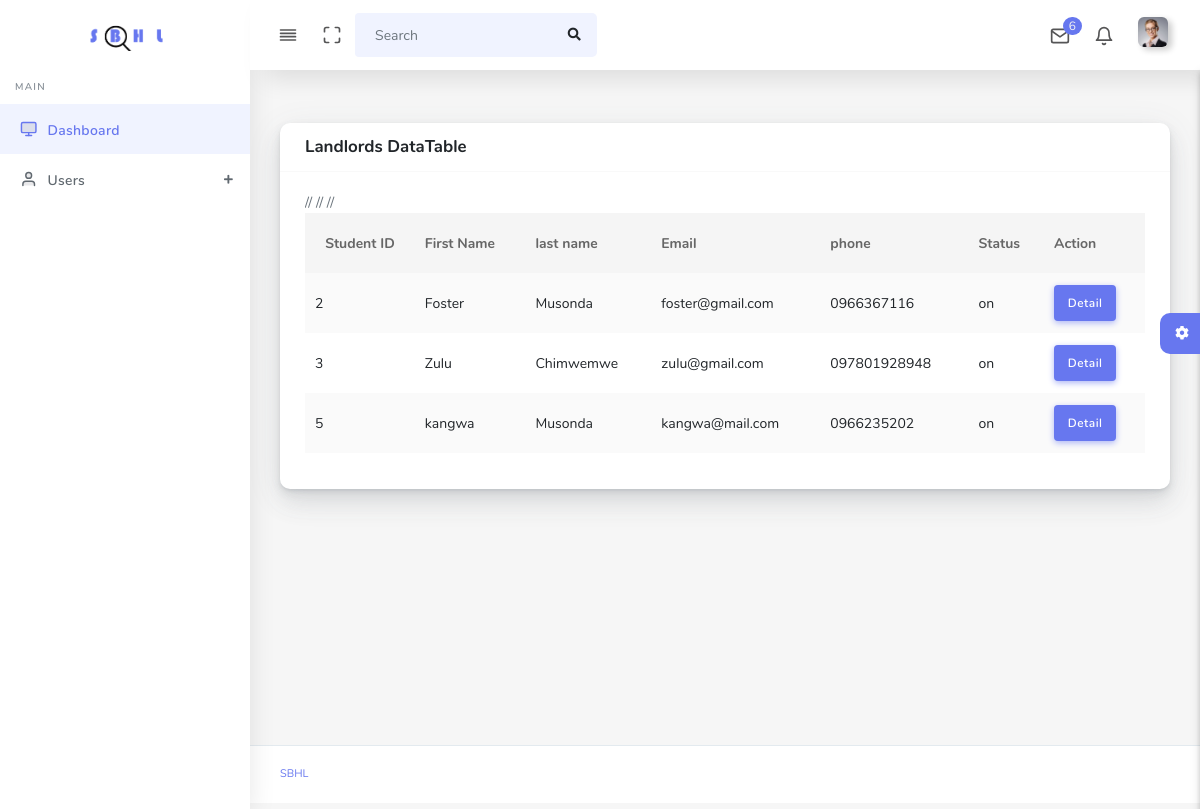
/admin/landlord.php (signed in), run on the app's committed database.
### tables this page shows
CREATE TABLE IF NOT EXISTS `users` (
  `user_id` int(11) NOT NULL AUTO_INCREMENT,
  `fname` varchar(255) NOT NULL,
  `lname` varchar(255) NOT NULL,
  `email` varchar(255) NOT NULL,
  `phone` varchar(255) NOT NULL,
  `role` varchar(255) NOT NULL,
  `pwd` varchar(255) NOT NULL,
  `agree` varchar(11) NOT NULL,
  `status` varchar(11) NOT NULL COMMENT 'off',
  PRIMARY KEY (`user_id`)
);

### admin/landlord.php (the view, shortened to what this page needs)
<!DOCTYPE html>
<html lang="en">
<?php
include_once 'security.php';
?>
<head>
  <link rel="stylesheet" href="assets/css/app.min.css">
  <link rel="stylesheet" href="assets/bundles/bootstrap-social/bootstrap-social.css">
  <link rel="stylesheet" href="assets/bundles/owlcarousel2/dist/assets/owl.carousel.min.css">
  <link rel="stylesheet" href="assets/bundles/owlcarousel2/dist/assets/owl.theme.default.min.css">
  <link rel="stylesheet" href="assets/bundles/summernote/summernote-bs4.css">
  <link rel="stylesheet" href="assets/css/style.css">
  <link rel="stylesheet" href="assets/css/components.css">
  <link rel="stylesheet" href="assets/css/custom.css">
</head>
<body>
  <div id="app">
    <div class="main-wrapper main-wrapper-1">
      <div class="navbar-bg"></div>
      <?php
      include_once 'components/top_navbar.php';
      ?>
      <?php
      include_once 'components/sidebar.php';
      ?>
      </div>
      <div class="main-content">
        <section class="section">
          <div class="section-body">
            <div class="row">
              <div class="col-12">
                <div class="card">
                  <div class="card-header">
                    <h4>Landlords DataTable</h4>
                  </div>
                  <div class="card-body">
                    <div class="table-responsive">
                      <table class="table table-striped" id="table-1">
                        <thead>
                          <tr>
                          <th class="text-center">
                              Student ID
                            </th>
                            <th>First Name</th>
                            <th>last name</th>
                            <th>Email</th>
                            <th>phone</th>
                            <th>Status</th>
                            <th>Action</th>
                          </tr>
                        </thead>
                        <tbody>
                        <?php
                   $sql = "SELECT * FROM  users where role ='Landlord' ";
                   $output = mysqli_query($conn , $sql);
                   while ($row = mysqli_fetch_assoc($output)){
                    echo'
                     <tr>
                            <td>
                            '.$row['user_id'].'
                            </td>
                            <td>'.$row['fname'].'</td>
                            <td class="align-middle">
                            '.$row['lname'].'
                            </td>
                            <td>
                            '.$row['email'].'
                            </td>
                            <td>'.$row['phone'].'</td>
                            <td>
                            '.$row['status'].'
                            </td>
                            <td><a href="#" class="btn btn-primary">Detail</a></td>
                          // </tr>';
                   }
                          ?>
                        </tbody>
                      </table>
                    </div>
                  </div>
                </div>
              </div>
            </div>
          </div>
        </section>
        <div class="settingSidebar">
          <a href="javascript:void(0)" class="settingPanelToggle"> <i class="fa fa-spin fa-cog"></i>
          </a>
        </div>
      </div>
      <footer class="main-footer">
        <div class="footer-left">
          <a href="shbl.net">SBHL</a></a>
        </div>
      </footer>
    </div>
</body>
</html>

### data on the page
users: user_id "2", fname "Foster", lname "Musonda", email "foster@gmail.com", phone "0966367116", status "on"
users: user_id "3", fname "Zulu", lname "Chimwemwe", email "zulu@gmail.com", phone "097801928948", status "on"
users: user_id "5", fname "kangwa", lname "Musonda", email "kangwa@mail.com", phone "0966235202", status "on"
